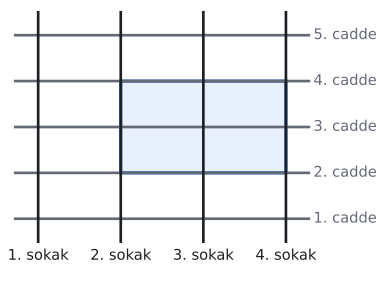

Recreate this plot in Python.
import sys; sys.path.insert(0, "tools")
from cizim import *

# 5 yatay cadde (birbirine paralel) ve bunlara dik 4 sokak (birbirine paralel).
# Örnek olarak bir dikdörtgen bölge taranır: 2 cadde + 2 sokak seçimi.
fig, ax = sekil(5, 3.6)
ax.set_aspect("equal"); ax.axis("off")
ys = [0, 1, 2, 3, 4]; xs = [0, 1.8, 3.6, 5.4]
ax.add_patch(patches.Rectangle((1.8, 1), 3.6, 2, facecolor=MAVI_ACIK, edgecolor=MAVI, lw=2.4, zorder=1))
for i, y in enumerate(ys):
    ax.plot([-0.5, 5.9], [y, y], color=SOLUK, lw=2, zorder=2)
    ax.text(6.0, y, f"{i + 1}. cadde", va="center", fontsize=11, color=SOLUK)
for j, x in enumerate(xs):
    ax.plot([x, x], [-0.5, 4.5], color=YAZI, lw=2, zorder=2)
    ax.text(x, -0.65, f"{j + 1}. sokak", ha="center", va="top", fontsize=11, color=YAZI)
ax.set_xlim(-0.6, 7.3); ax.set_ylim(-1.2, 4.6)
kaydet(fig, __file__)
